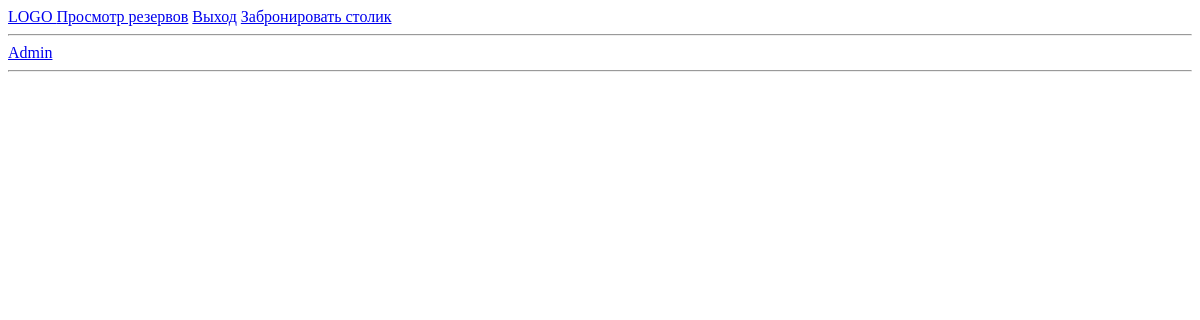
Page /check_reservations (signed in) on the earlier database version.
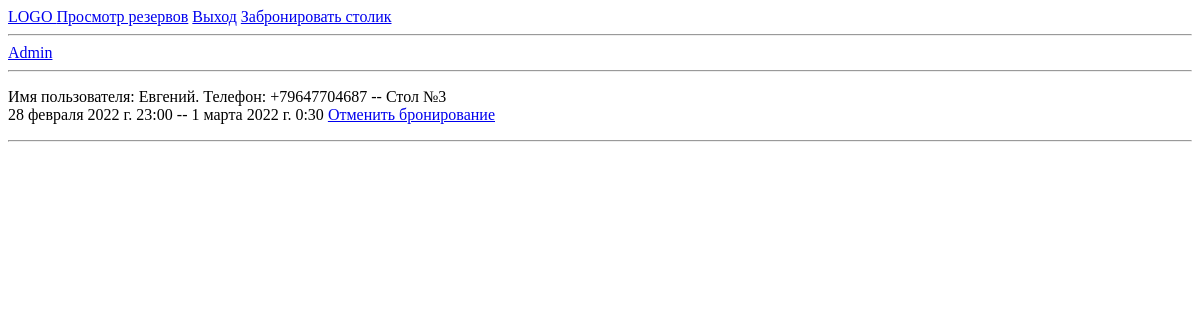
Same page on the later database version.
### base/models.py (models this page shows, shortened)
class OrdersModel(models.Model):
    user = models.ForeignKey(UserModel, on_delete=models.CASCADE)
    table = models.IntegerField(
        validators=[MaxValueValidator(15), MinValueValidator(1)]
    )
    order_date = models.DateTimeField(null=True)
    expired_time = models.DateTimeField(null=True)

class UserModel(AbstractUser):
    name = models.CharField(verbose_name='Имя', max_length=200, null=True)
    email = models.EmailField(
        null=True, blank=True
    )  # Необходим для переопределения родительского поля email
    phone = PhoneNumberField(verbose_name='Телефон', unique=True, null=True)
    username = None
    USERNAME_FIELD = "phone"
    PHONENUMBER_DEFAULT_REGION = "RU"
    REQUIRED_FIELDS = []
    def __str__(self):
        return f"Имя пользователя: {self.name}. Телефон: {self.phone}"
    class Meta:
        verbose_name = 'Телефон'
        verbose_name_plural = 'Телефоны'

### base/views.py (the view)
# urls.py: path("check_reservations", views.CheckOrdersPage, name="check_reservations"),
@login_required(login_url="login")
def CheckOrdersPage(request):
    time = datetime.now()
    if request.user.is_staff:
        orders = OrdersModel.objects.filter(expired_time__gt=time)
    else:
        orders = OrdersModel.objects.filter(user=request.user)
    context = {"orders": orders}
    return render(request, "base/orders.html", context)

### base/templates/base/orders.html
{% extends 'base.html' %}
{% block content %}
<div class="reservation-container">
    {% for order in orders %}
        <p>{{ order.user }} -- Стол №{{ order.table }} <br>
            {{ order.order_date }} -- {{ order.expired_time }}
            <a href="{% url 'delete_reservation' order.id %}">Отменить бронирование</a>
            <hr>
        </p>
    {% endfor %}
</div>
{% endblock %}

### templates/base.html (shortened to what this page needs)
<!DOCTYPE html>
{% load static %}
<html lang="ru">
<head>
</head>
<body>
    {% include 'navbar.html' %}
    {% block content %}
    {% endblock %}
</body>
</html>

### templates/navbar.html (shortened to what this page needs)
<head>
    <a href="/">
        LOGO
    </a>
    {% if request.user.is_authenticated %}
        <a href="{% url 'check_reservations' %}">Просмотр резервов</a>
        <a href="{% url 'logout' %}">Выход</a>
    {% else %}
        <a href="{% url 'login' %}">Регистрация/Вход</a>
    {% endif %}
    <a href="{% url 'map'  %}">Забронировать столик</a>
    <br><hr>
    <a href='admin'>Admin</a>
    <hr>
</head>

Differences in the rows shown:
added OrdersModel: user "Имя пользователя: Евгений. Телефон: +79647704687", table "3", order_date "28 февраля 2022 г. 23:00", expired_time "1 марта 2022 г. 0:30"
